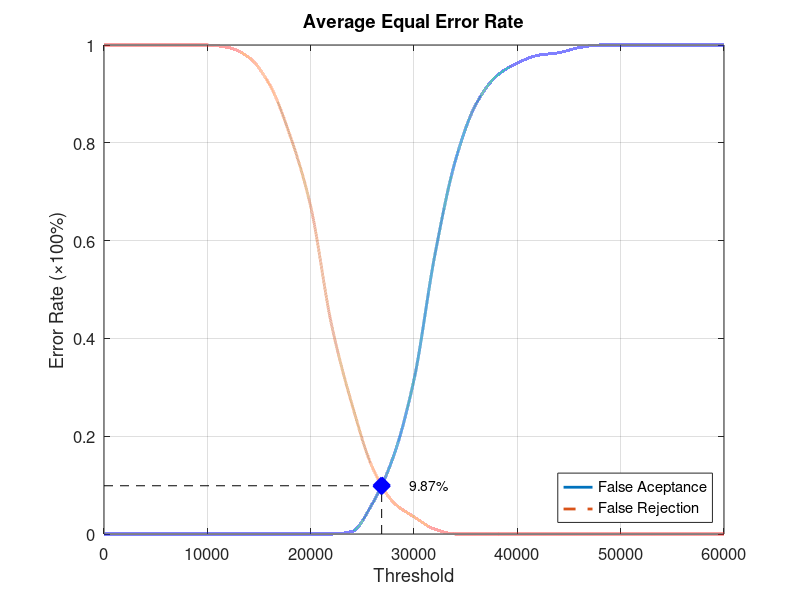
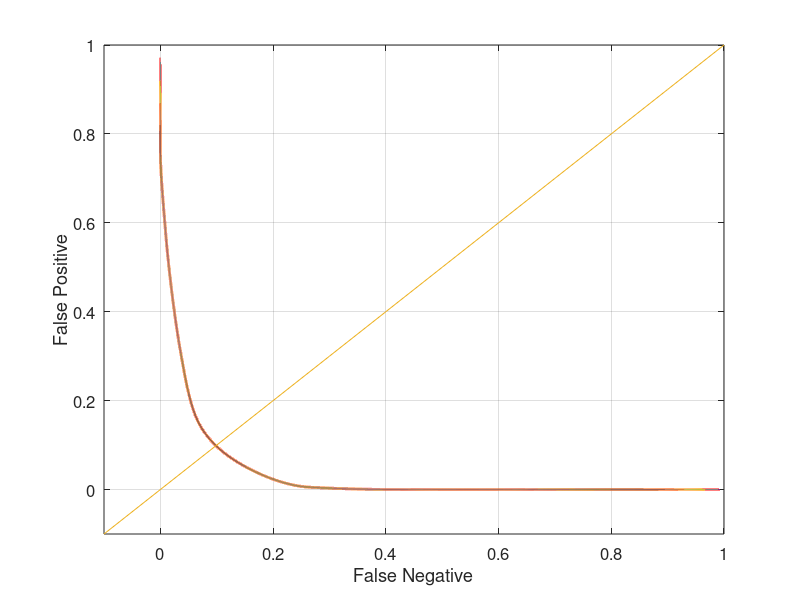

The MATLAB script that drew these images, in order:
function yEER = Database2_4
close all;
clear;
clc;
x = 0:2000:60000;
xq = 0:0.5:60000;

y0 = [0 0 0 0 0 0 0 0 0 0 0 0 0.00526316 0.0631579 0.157895 0.315789 0.568421 0.763158 0.878947 0.936842 0.963158 0.978947 0.984211 0.994737 1 1 1 1 1 1 1];
yy0 = interp1(x, y0, xq, 'pchip');
y1 = [1 1 1 1 1 1 0.995 0.975 0.92 0.815 0.67 0.43 0.265 0.135 0.065 0.035 0.01 0 0 0 0 0 0 0 0 0 0 0 0 0 0];
yy1 = interp1(x, y1, xq, 'pchip');

% Calculating EER: 
y2 = abs(y0 - y1);
find(y2 == min(y2))
yy2 = abs(yy0 - yy1);
xEER = find(yy2 == min(yy2));
xEERIndex = xq(xEER) % X-axis EER
yEER = yy0(xEER) % Y-axis EER

main = figure
plot(xq, yy0,'-','LineWidth', 2);	hold on
plot(xq, yy1,'--','LineWidth', 2);	hold on
plot([xEERIndex xEERIndex], [0 yEER], 'k--');	hold on
plot([0 xEERIndex], [yEER yEER], 'k--');	hold on
plot(xEERIndex, yEER, 'bx', 'LineWidth', 10);	hold on
text(xEERIndex + 10 * xEERIndex / 100, yEER, [num2str(round((10000 * yEER)) / 100) '%'])
legend('False Aceptance', 'False Rejection', 'Location', 'SouthEast')
xlabel('Threshold')
ylabel('Error Rate (\times100%)')
title('Average Equal Error Rate')
set(gca, 'FontSize', 12)
axis([0 60000 0 1])
grid on

print(main, 'Database2_4Main', '-dpng');
FNRxFPR = figure('Color', [1 1 1]);
plot(yy1, yy0, '-', yy1, yy0, 'LineWidth', 2);
hold on
y = -0.1:0.1:1
plot(y, y); 
set(gca, 'FontSize', 12)
xlabel('False Negative')
ylabel('False Positive')
axis([-0.1 1 -0.1 1])
set(gca, 'FontSize', 12)
grid on

print(FNRxFPR, 'Database2_4FNRxFPR','-dpng');
end
